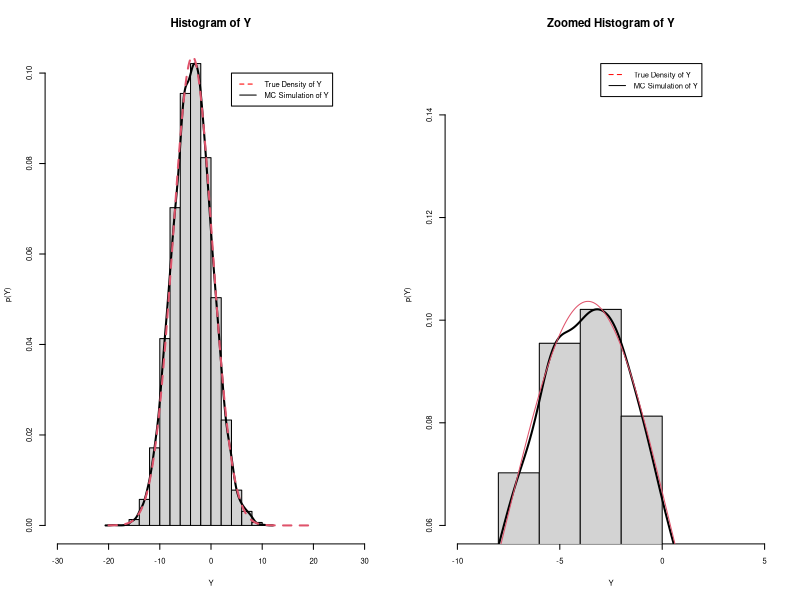
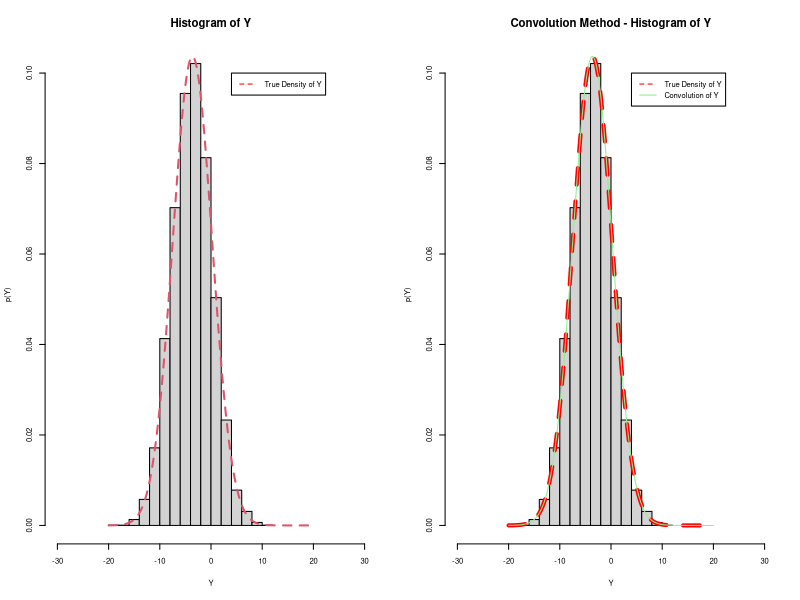

R code for these plots, in order:
## ---- chunk 1

# Housekeeping ----------------------------------------------------------------
rm(list=ls())
cat("\014")


## ---- chunk 2

# Problem 2.b ------------------------------------------------------------------
set.seed(1)

mu1 = runif(1, -5, 5)
mu2 = runif(1, -5, 5)
sig2.1 =runif(1, 0, 10)
sig2.2 = runif(1, 0, 10)

n1 = n2 = 10000
X1 = rnorm(n1, mu1, sqrt(sig2.1))
X2 = rnorm(n2, mu2, sqrt(sig2.2))
Y = X1 + X2

# hist(Y, prob = TRUE, xlab = "Y", ylab = "p(Y)", xlim=c(-30,30))
# lines(density(Y), lwd = 2)

mu = mu1 + mu2
sig.sq = sig2.1 + sig2.2

Y.grid = seq(-20, 20, by = 0.01)
true.density = 1 / sqrt(2*pi*sig.sq) * exp(-1/(2*sig.sq)*(Y.grid - mu)^2)
# lines(Y.grid, true.density, col = 2, lty = 2, lwd = 2)
# legend(0, .1,  c("True Density of Y", "MC Simulation of Y"), lty=c(2,1), col=c("red", "black"))

Y.mean <- mean(Y)
Y.var <- var(Y)

## ---- chunk 3

par(mfrow=c(1,2), ps = 10, cex = 0.55, cex.main = 1.5)

hist(Y, prob = TRUE, xlab = "Y", ylab = "p(Y)", xlim=c(-30,30))

lines(density(Y), lwd = 2)

lines(Y.grid, true.density, col = 2, lty = 2, lwd = 2)

legend(4, .1,  c("True Density of Y", "MC Simulation of Y"), 
       lty=c(2,1), col=c("red", "black"))


hist(Y, prob = TRUE, xlab = "Y", ylab = "p(Y)", xlim=c(-10,5), ylim=c(0.06, 0.15), main="Zoomed Histogram of Y")

lines(density(Y), lwd = 2)

lines(Y.grid, true.density, col = 2, lty = 1, lwd = 1)

legend(-3, .15,  c("True Density of Y", "MC Simulation of Y"), 
       lty=c(2,1), col=c("red", "black"))

## ---- chunk 4

# Problem 2.c ------------------------------------------------------------------
# Initial paramater values taken from Problem 1.b

f.X1 <- function(x1){ 
  dnorm(x1, mu1, sqrt(sig2.1))
}

f.X2 <- function(x2){
  dnorm(x2, mu2, sqrt(sig2.2))
}

f.Y <- function(Y.grid){ 
  integrate(function(x1, Y.grid) f.X2(Y.grid- x1)* f.X1(x1), -Inf, Inf,
            Y.grid)$value
}

f.Y <- Vectorize(f.Y)

# Y.grid is assumed to be the MC integration support region  
convolution.Y <- f.Y(Y.grid)

## ---- chunk 5

par(mfrow=c(1,2), ps = 10, cex = 0.55, cex.main = 1.5)

hist(Y, prob = TRUE, xlab = "Y", ylab = "p(Y)", xlim=c(-30,30))

#lines(density(Y), lwd = 2)

lines(Y.grid, true.density, col = 2, lty = 2, lwd = 2)

legend(4, 0.1,  c("True Density of Y"), 
       lty=c(2), col=c("red"))


hist(Y, prob = TRUE, xlab = "Y", ylab = "p(Y)", xlim=c(-30,30),
     main="Convolution Method - Histogram of Y")

lines(Y.grid, true.density, col = "red", lty = 2, lwd = 4)

lines(Y.grid, convolution.Y, col = "lightgreen", lty = 1)

legend(4, 0.1,  c("True Density of Y", "Convolution of Y"), 
       lty=c(2,1), col=c("red", "lightgreen"))

